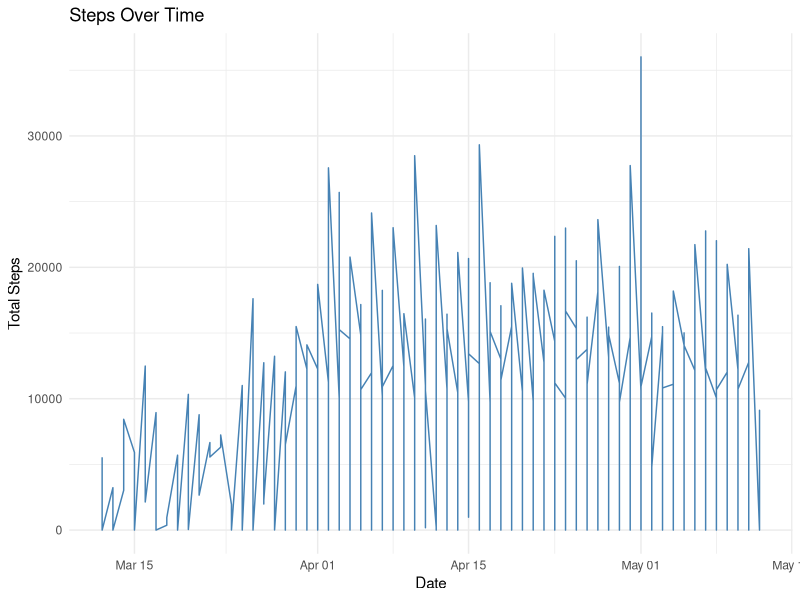
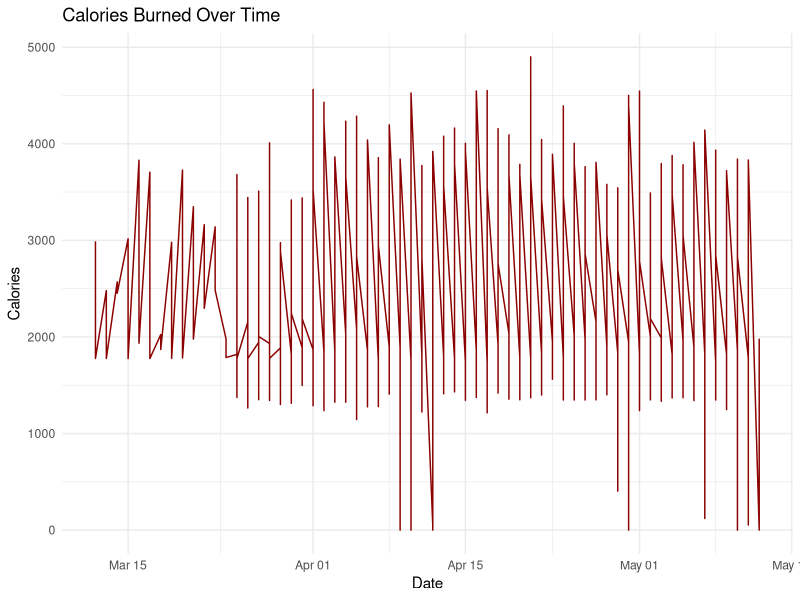
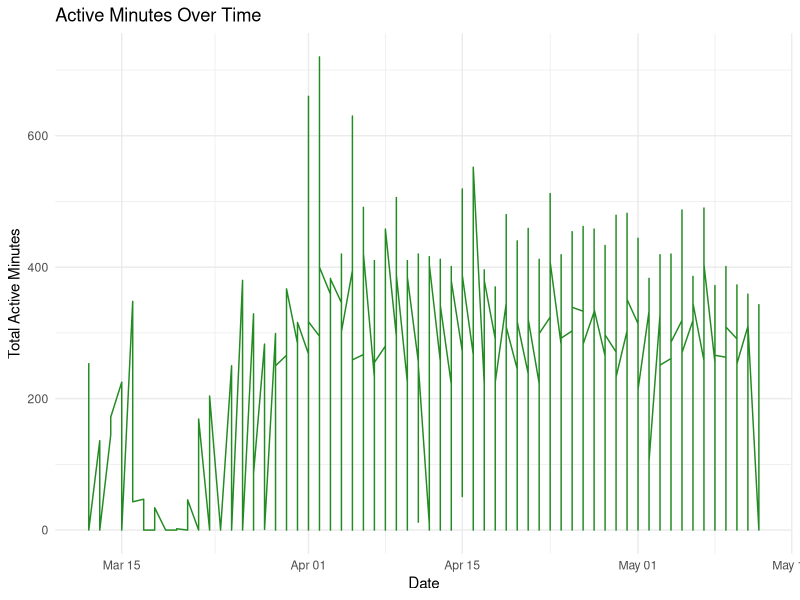
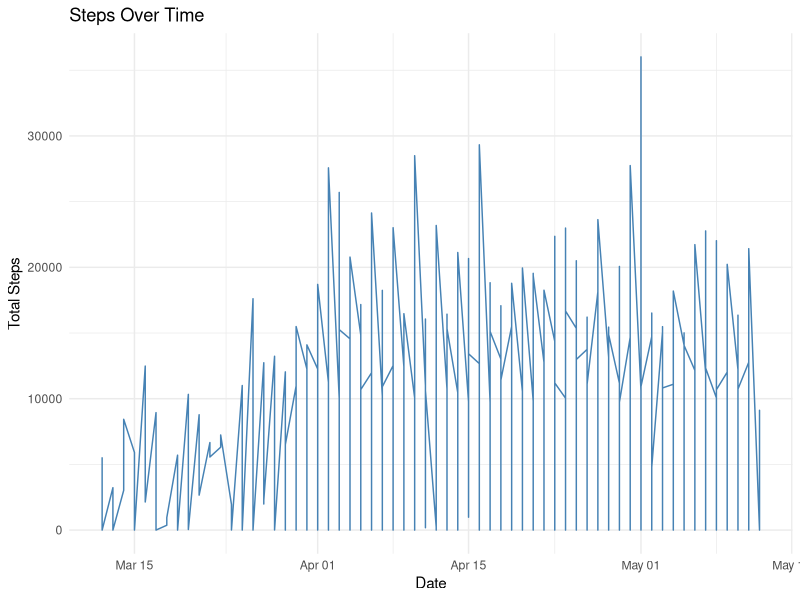
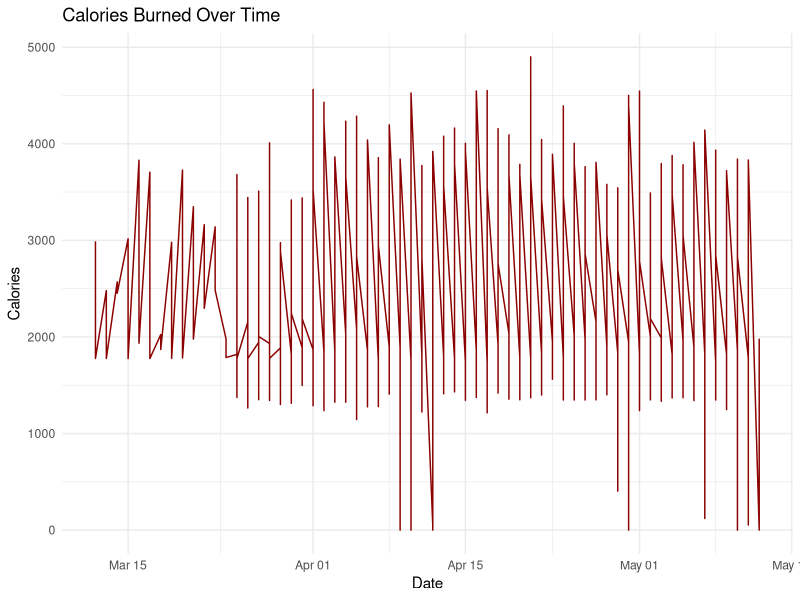
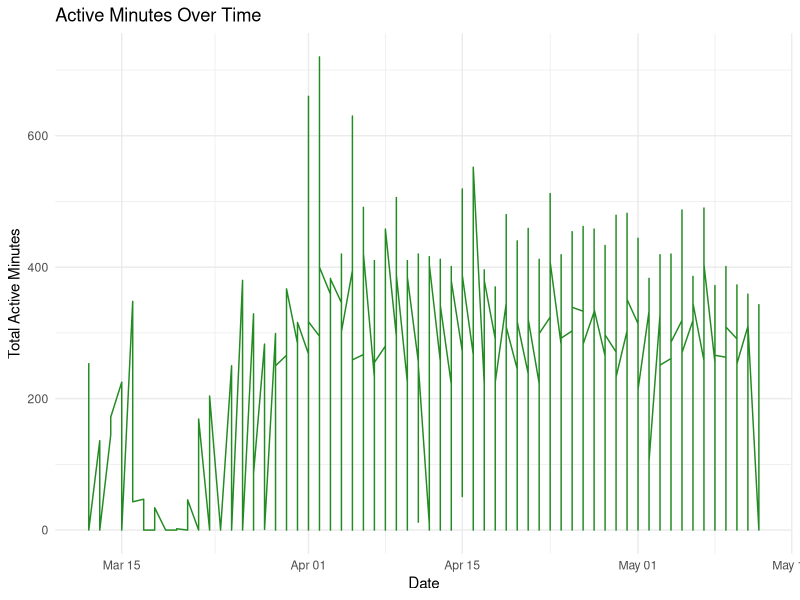

Write R code to recreate these figures, in order.
# r_analysis/scripts/time_series_plots.R

# Load libraries
library(tidyverse)

# Set working directory (optional if running in project root)
# setwd("/Users/maggie/Documents/GitHub/bellabeat_case_study")

# Load cleaned data
daily_activity <- read_csv("data/cleaned/daily_activity_cleaned.csv")

# --- Steps over time ---
p_steps <- ggplot(daily_activity, aes(x = activity_date, y = total_steps)) +
  geom_line(color = "steelblue") +
  labs(
    title = "Steps Over Time",
    x = "Date",
    y = "Total Steps"
  ) +
  theme_minimal()

# --- Calories over time ---
p_calories <- ggplot(daily_activity, aes(x = activity_date, y = calories)) +
  geom_line(color = "darkred") +
  labs(
    title = "Calories Burned Over Time",
    x = "Date",
    y = "Calories"
  ) +
  theme_minimal()

# --- Active minutes over time ---
p_active <- ggplot(daily_activity, aes(x = activity_date, y = total_active_minutes)) +
  geom_line(color = "forestgreen") +
  labs(
    title = "Active Minutes Over Time",
    x = "Date",
    y = "Total Active Minutes"
  ) +
  theme_minimal()

# Print plots in RStudio
print(p_steps)
print(p_calories)
print(p_active)

# Save plots to outputs/plots
ggsave("r_analysis/outputs/plots/steps_over_time.png", p_steps, width = 7, height = 5)
ggsave("r_analysis/outputs/plots/calories_over_time.png", p_calories, width = 7, height = 5)
ggsave("r_analysis/outputs/plots/active_minutes_over_time.png", p_active, width = 7, height = 5)